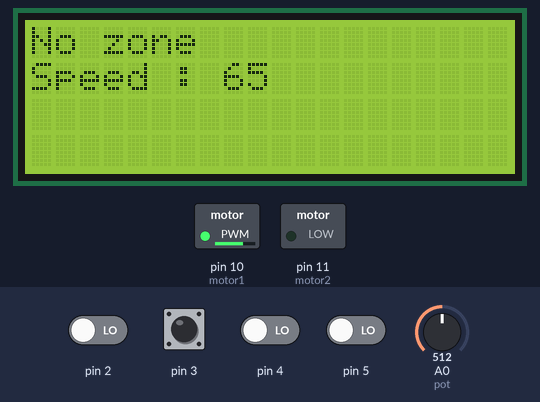
Simulated run of this sketch. Board: Arduino Uno, built with avr-gcc and run on an emulated ATmega328P. Parts: 20×4 character LCD, switched loads named in the sketch (green lamp = pin HIGH). Dashed ring = blinking. The test bench sets the inputs (shaded band); at power-on: pin 3 HIGH, pin 2, pin 4, pin 5 LOW, A0 (pot) = 512. What the sketch prints to the serial monitor is not drawn.

Above: at 2.2 s.
2.3 s: A0 (pot) set to 716
At 3.3 s:
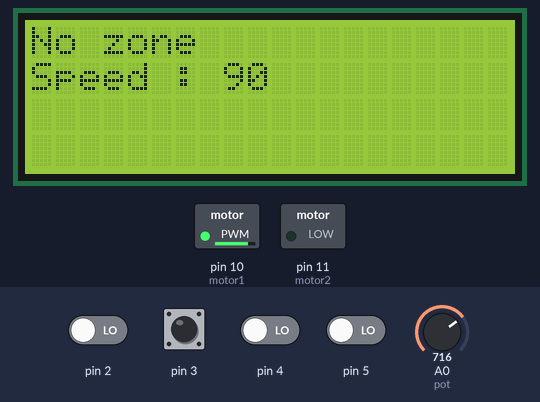
4.9 s: A0 (pot) set to 122
At 5.6 s:
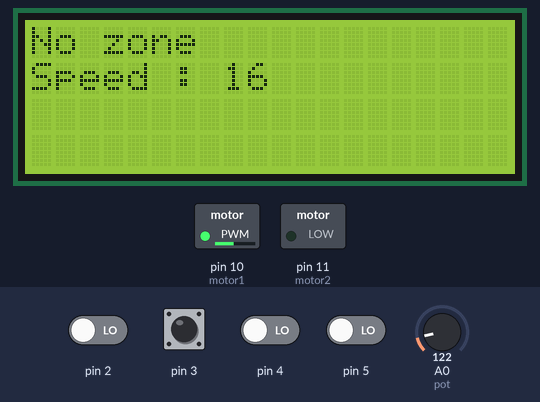
7.3 s: A0 (pot) set to 30
At 7.9 s:
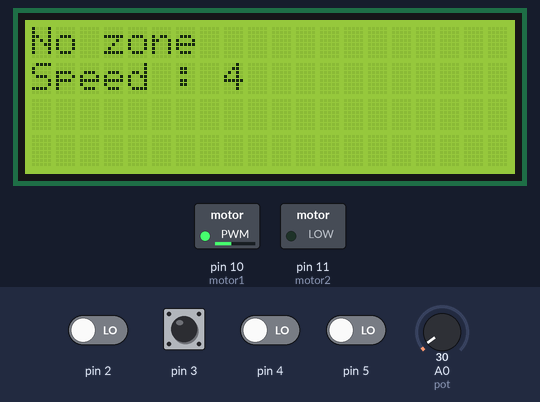
8.9 s: A0 (pot) set to 900
At 9.7 s:
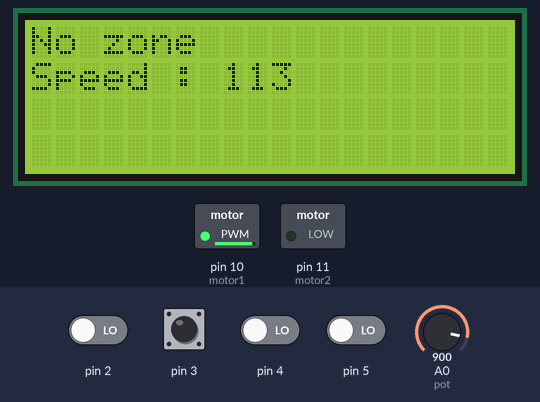
12.1 s: pin 2 driven HIGH and pin 5 driven HIGH
At 12.9 s:
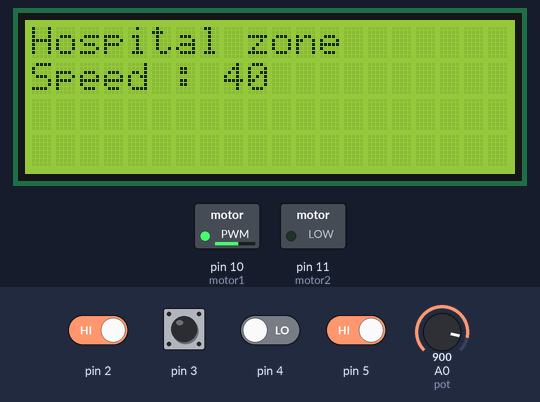
13.6 s: A0 (pot) set to 117
At 14.6 s:
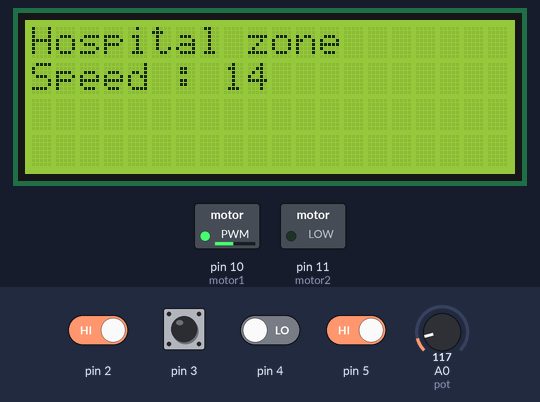
Timing chart, 0 to 16.2 s (numbered marks = the images above; inputs shaded):
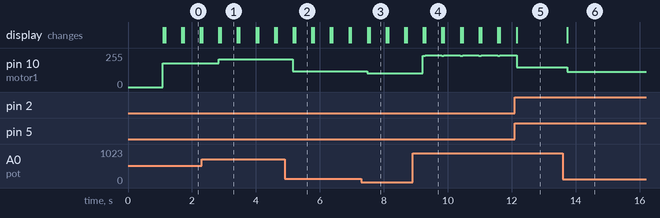

The sketch:

zone_speed_control.ino
```cpp
#define pot  A0

int km_ph = 0;
int mx_limit  = 127;
int pot_value;
int adc;
boolean speed_limit = 0;
boolean zone_exit = 0;
#define motor1 10
#define motor2 11
#include <LiquidCrystal_I2C.h>
int motorInput;
LiquidCrystal_I2C lcd(0x27, 20, 4);

void setup() {
  Serial.begin(9600);
  pinMode(motor1, OUTPUT);
  pinMode(motor2, OUTPUT);
  pinMode(2, INPUT);
  pinMode(3, INPUT);
  pinMode(4, INPUT);
  pinMode(5, INPUT);
  // put your setup code here, to run once:
  lcd.init();                      // initialize the lcd
  lcd.backlight();
  // Print a message to the LCD.
  lcd.setCursor(0, 0);
  lcd.print("   Welcome   ");
  delay(1000);
}

void loop()
{
  lcd.clear();
  Serial.print("Zone: ");
  Serial.print(" (");
  Serial.print(digitalRead(2));
  Serial.print(digitalRead(3));
  Serial.print(digitalRead(4));
  Serial.print(digitalRead(5));
  Serial.print(")");
  if ((digitalRead(2) == 1) && (digitalRead(3) == 0) && (digitalRead(4) == 1) && (digitalRead(5) == 1))
  {
    zone_exit = 1;
    mx_limit = 30;
    Serial.print("School zone");
    lcd.setCursor(0, 0);
    lcd.print("School zone");
  }

  else if ((digitalRead(2) == 1) && (digitalRead(3) == 1) && (digitalRead(4) == 0) && (digitalRead(5) == 1))
  {
    zone_exit = 1;
    mx_limit = 40;
    Serial.print("Hospital zone");
    lcd.setCursor(0, 0);
    lcd.print("Hospital zone");
  }

  else
  {
    zone_exit = 0;
    speed_limit = 0;
    Serial.print("No zone");
    mx_limit = 127;
    lcd.setCursor(0, 0);
    lcd.print("No zone");
  }

  //*********************************

  pot_value = analogRead(pot);

  if ((pot_value / 8) < mx_limit)
  {
    km_ph = (pot_value / 8);
  }

  else
  {
    if (speed_limit == 0)
    {
      km_ph = (pot_value / 8);
    }

    else
    {
      km_ph = mx_limit;
    }
  }
  if ( (km_ph - mx_limit) > 10)
  {
    int i;
    for (i = km_ph; i > mx_limit; i--)
    {
      motorInput = i;
      motorInput = map(i, 1, 127, 100, 255);
      Serial.println(i);
      analogWrite(motor1, motorInput);
      analogWrite(motor2, 0);
      lcd.setCursor(0, 1);
      lcd.print("Speed : ");
      lcd.print(km_ph);
      delay(50);
    }
    km_ph = i;
    speed_limit = 1;
  }
  if (zone_exit == 0) {
    if ( ((km_ph - mx_limit) < 10))
    {
      int i;
      for (i = km_ph; i <= (pot_value / 8) ; i++)
      {
        motorInput = i;
        motorInput = map(i, 1, 127, 100, 255);
        Serial.println(i);
        analogWrite(motor1, motorInput);
        analogWrite(motor2, 0);
        lcd.setCursor(0, 1);
        lcd.print("Speed : ");
        lcd.print(km_ph);
        delay(50);
      }
      km_ph = i;
      speed_limit = 1;
    }
  }
  Serial.print("\tKmph :");
  Serial.println(km_ph);
  lcd.setCursor(0, 1);
  lcd.print("Speed : ");
  lcd.print(km_ph);

  motorInput = map(km_ph, 1, 127, 100, 255);
  if (km_ph == 0) {
    motorInput = 0;
  }
  analogWrite(motor1, motorInput);
  analogWrite(motor2, 0);
  delay(500);
}
```

Measured:
- after the input at 2.3 s, the display: first differs from a run without the input after 0.54 s (image 1 shows a later state)
- after the input at 4.9 s, the display: first changes after 0.27 s (image 2 shows a later state)
- after the input at 7.3 s, the display: first changes after 0.19 s (image 3 shows a later state)
- after the input at 8.9 s, the display: first changes after 0.33 s (image 4 shows a later state)
- after the input at 12.1 s, the display: changes after 0.06 s (image 5)
- after the input at 13.6 s, pin 10 (motor1): 147/255 → 115/255 after 0.14 s; the display: changes after 0.14 s (image 6)
- by itself, pin 10 (motor1): alternates 237/255 for 0.51 s and 236/255 for 0.07 s
